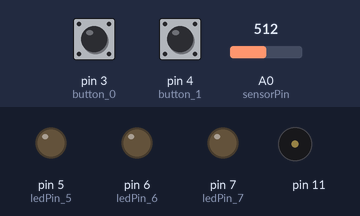
The sketch below on a simulated Arduino Uno, built with avr-gcc and run on an emulated ATmega328P. On the bench: output pins drawn as LEDs (lit = HIGH), buzzer (waves = sounding). The inputs (shaded band) are chosen by the test bench; at power-on: pin 3 (button_0) LOW, pin 4 (button_1) LOW, A0 (sensorPin) = 512. Pins used as bus, display or sensor lines are not drawn.

Above: at 1.2 s.
1.3 s: pin 3 (button_0) pulled HIGH for 0.15 s
At 1.7 s:
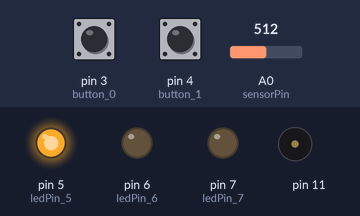
4.3 s: pin 4 (button_1) pulled HIGH for 0.15 s
At 5.0 s:
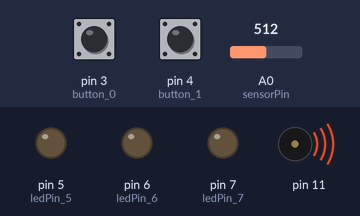
7.3 s: pin 3 (button_0) pulled HIGH for 1 s
At 8.2 s:
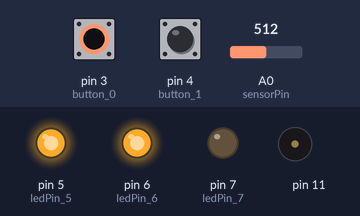
10.3 s: pin 3 (button_0) pulled HIGH for 3.2 s
At 11.7 s:
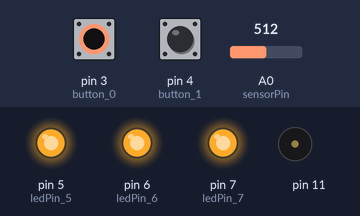
16.3 s: pin 4 (button_1) pulled HIGH for 1 s
At 19.1 s:
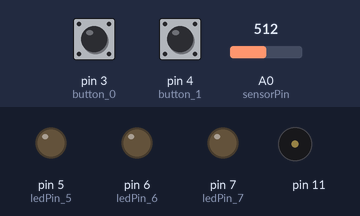
19.3 s: pin 3 (button_0) driven HIGH and pin 4 (button_1) driven HIGH
At 21.5 s:
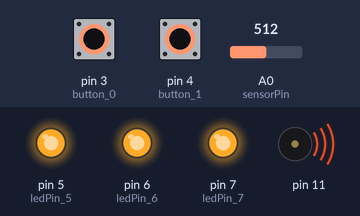
Timing chart, 0 to 23.3 s (numbered marks = the images above; inputs shaded):
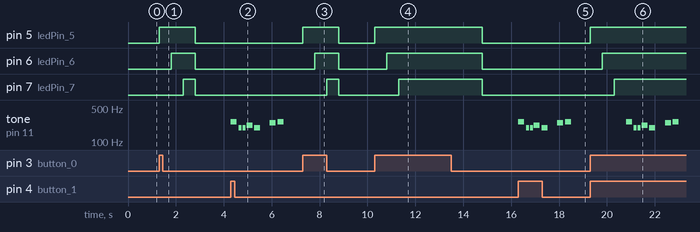

The sketch:

board_all_control.ino
```cpp
#include "pitches.h"

const int button_0 = 3;  // or pin 4
const int button_1 = 4;
const int ledPin_5 = 5;
const int ledPin_6 = 6;
const int ledPin_7 = 7;
int sensorPin = A0;
int amp = 0;

int melody[] = {
  NOTE_C4, NOTE_G3, NOTE_G3, NOTE_A3, NOTE_G3, 0, NOTE_B3, NOTE_C4
};

int noteDurations[] = {
  4, 8, 8, 4, 4, 4, 4, 4
};

int buttonState = 0;

void setup() {
  pinMode(ledPin_5, OUTPUT);
  pinMode(ledPin_6, OUTPUT);
  pinMode(ledPin_7, OUTPUT);
  pinMode(button_0, INPUT);
  pinMode(button_1, INPUT);
  pinMode(11,OUTPUT);
}

void loop() {
  amp = analogRead(sensorPin)/10;
  delayMicroseconds(amp);
  digitalWrite(11, sensorPin);

  if (digitalRead(button_0) == HIGH) {
    digitalWrite(ledPin_5, HIGH);
    delay(500);
    digitalWrite(ledPin_6, HIGH);
    delay(500);
    digitalWrite(ledPin_7, HIGH);
    delay(500);
  } else {
    digitalWrite(ledPin_5, LOW);
    digitalWrite(ledPin_6, LOW);
    digitalWrite(ledPin_7, LOW);
  }

  if (digitalRead(button_1) == HIGH) {
    for (int thisNote = 0; thisNote < 8; thisNote++) {
      int noteDuration = 1000 / noteDurations[thisNote];
      tone(11, melody[thisNote], noteDuration); // change pin number
      int pauseBetweenNotes = noteDuration * 1.30;
      delay(pauseBetweenNotes);
      noTone(8);
    }
  }
}
```

pitches.h
```cpp
/*************************************************
   Public Constants
 *************************************************/

#define NOTE_B0 31
#define NOTE_C1 33
#define NOTE_CS1 35
#define NOTE_D1 37
#define NOTE_DS1 39
#define NOTE_E1 41
#define NOTE_F1 44
#define NOTE_FS1 46
#define NOTE_G1 49
#define NOTE_GS1 52
#define NOTE_A1 55
#define NOTE_AS1 58
#define NOTE_B1 62
#define NOTE_C2 65
#define NOTE_CS2 69
#define NOTE_D2 73
#define NOTE_DS2 78
#define NOTE_E2 82
#define NOTE_F2 87
#define NOTE_FS2 93
#define NOTE_G2 98
#define NOTE_GS2 104
#define NOTE_A2 110
#define NOTE_AS2 117
#define NOTE_B2 123
#define NOTE_C3 131
#define NOTE_CS3 139
#define NOTE_D3 147
#define NOTE_DS3 156
#define NOTE_E3 165
#define NOTE_F3 175
#define NOTE_FS3 185
#define NOTE_G3 196
#define NOTE_GS3 208
#define NOTE_A3 220
#define NOTE_AS3 233
#define NOTE_B3 247
#define NOTE_C4 262
#define NOTE_CS4 277
#define NOTE_D4 294
#define NOTE_DS4 311
#define NOTE_E4 330
#define NOTE_F4 349
#define NOTE_FS4 370
#define NOTE_G4 392
#define NOTE_GS4 415
#define NOTE_A4 440
#define NOTE_AS4 466
#define NOTE_B4 494
#define NOTE_C5 523
#define NOTE_CS5 554
#define NOTE_D5 587
#define NOTE_DS5 622
#define NOTE_E5 659
#define NOTE_F5 698
#define NOTE_FS5 740
#define NOTE_G5 784
#define NOTE_GS5 831
#define NOTE_A5 880
#define NOTE_AS5 932
#define NOTE_B5 988
#define NOTE_C6 1047
#define NOTE_CS6 1109
#define NOTE_D6 1175
#define NOTE_DS6 1245
#define NOTE_E6 1319
#define NOTE_F6 1397
#define NOTE_FS6 1480
#define NOTE_G6 1568
#define NOTE_GS6 1661
#define NOTE_A6 1760
#define NOTE_AS6 1865
#define NOTE_B6 1976
#define NOTE_C7 2093
#define NOTE_CS7 2217
#define NOTE_D7 2349
#define NOTE_DS7 2489
#define NOTE_E7 2637
#define NOTE_F7 2794
#define NOTE_FS7 2960
#define NOTE_G7 3136
#define NOTE_GS7 3322
#define NOTE_A7 3520
#define NOTE_AS7 3729
#define NOTE_B7 3951
#define NOTE_C8 4186
#define NOTE_CS8 4435
#define NOTE_D8 4699
#define NOTE_DS8 4978
```

Measured:
- after the input at 1.3 s, pin 5 (ledPin_5): LOW → HIGH at once, → LOW 1.5 s later; pin 6 (ledPin_6): LOW → HIGH after 0.50 s, → LOW 1.0 s later; pin 7 (ledPin_7): LOW → HIGH after 1.0 s, → LOW 0.50 s later
- after the input at 4.3 s, tone on pin 11: plays 262 Hz for 0.25 s, 196 Hz for 0.13 s, 196 Hz for 0.13 s, 220 Hz for 0.25 s, 196 Hz for 0.25 s, 247 Hz for 0.25 s … (7 notes in this stretch), starting at once
- after the input at 7.3 s, pin 5 (ledPin_5): LOW → HIGH at once, → LOW 1.5 s later; pin 6 (ledPin_6): LOW → HIGH after 0.50 s, → LOW 1.0 s later; pin 7 (ledPin_7): LOW → HIGH after 1.0 s, → LOW 0.50 s later
- after the input at 10.3 s, pin 5 (ledPin_5): LOW → HIGH at once, → LOW 4.5 s later; pin 6 (ledPin_6): LOW → HIGH after 0.50 s, → LOW 4.0 s later; pin 7 (ledPin_7): LOW → HIGH after 1.0 s, → LOW 3.5 s later
- after the input at 16.3 s, tone on pin 11: plays 262 Hz for 0.25 s, 196 Hz for 0.13 s, 196 Hz for 0.13 s, 220 Hz for 0.25 s, 196 Hz for 0.25 s, 247 Hz for 0.25 s … (7 notes in this stretch), starting at once
- after the input at 19.3 s, pin 5 (ledPin_5): LOW → HIGH at once; pin 6 (ledPin_6): LOW → HIGH after 0.50 s; pin 7 (ledPin_7): LOW → HIGH after 1.0 s; tone on pin 11: plays 262 Hz for 0.25 s, 196 Hz for 0.13 s, 196 Hz for 0.13 s, 220 Hz for 0.25 s, 196 Hz for 0.25 s, 247 Hz for 0.25 s … (7 notes in this stretch), starting after 1.5 s
